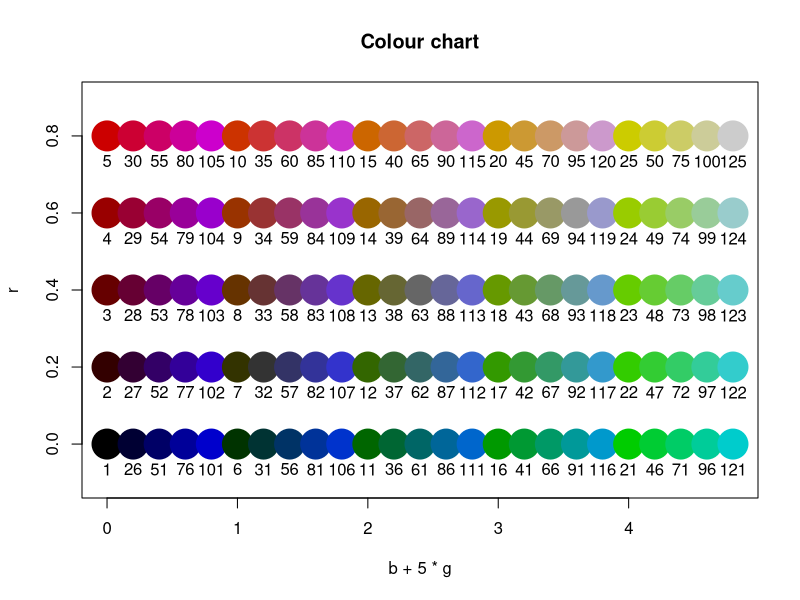

The R script that drew this image:
#setwd("../Dropbox/Data Science/Kaggle/CervicalCancer/R")

seq1 <- seq(from = 0, to = 4.8, by = 0.2)
seq2 <- seq(from = 0, to = 0.8, by = 0.2)
y <- expand.grid(seq1,seq2)
red <- y[,2]
green <- floor(y[,1])/5
blue <- y[,1] - floor(y[,1])
num <- as.integer(round(1 + 5*red + 25*green + 125*blue),0)
pdf(file = "Colour palette.pdf", width = 960/72, height = 480/72)
plot(y[,1], 
     y[,2], 
     pch = 19,
     cex = 4, 
     col = rgb(red, green, blue), 
     ylim = c(-.1,.9),
     xlab = "b + 5 * g",
     ylab = "r",
     main = "Colour chart"
     )
text(y[,1], y[,2] - 0.065, labels = as.character(num))
dev.off()